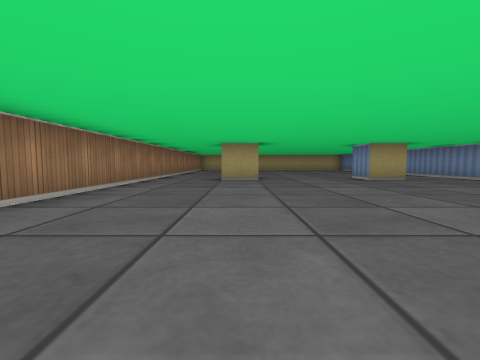
view 1 (above)

13 first-person views from a walk through a cub3D level. The camera is about half as high as the walls, tilts 4° down and sees 90° across. The floor is counted in squares. Each view is taken from the middle of a square. On the plan, view 1 faces up. The plan holds only what a view shows up to about 9 squares ahead; the rest is blank.

view 2
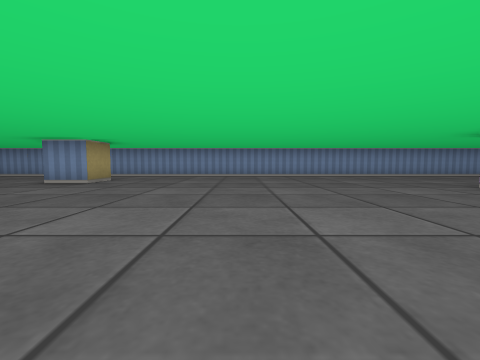

view 3
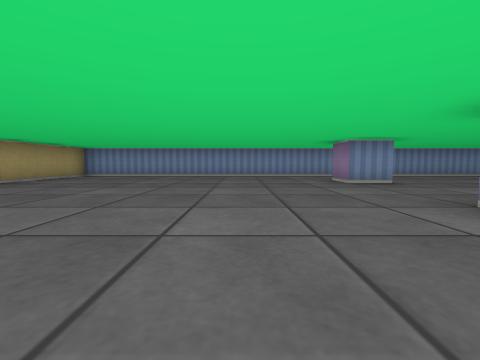

view 4
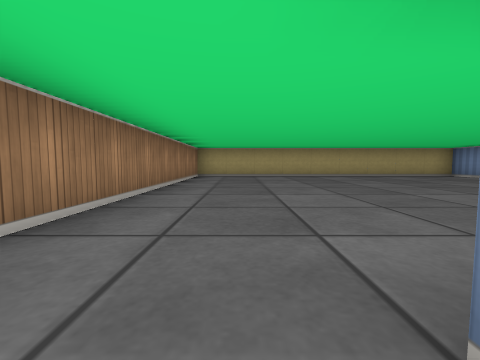

view 5
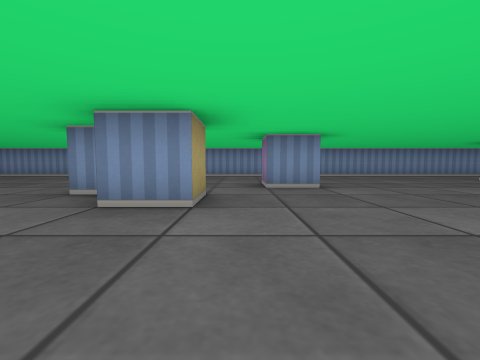

view 6
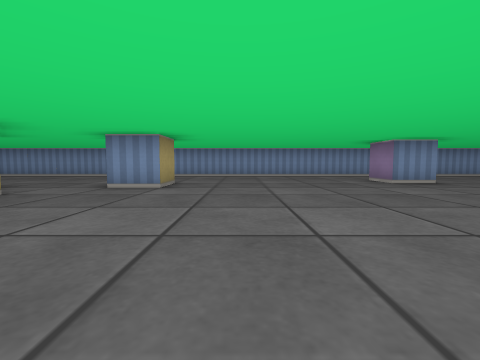

view 7
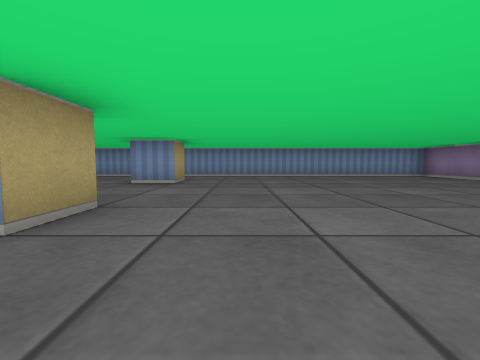

view 8
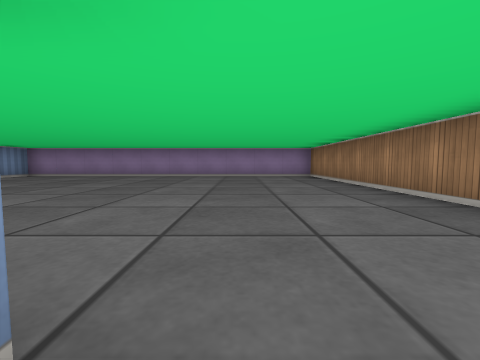

view 9
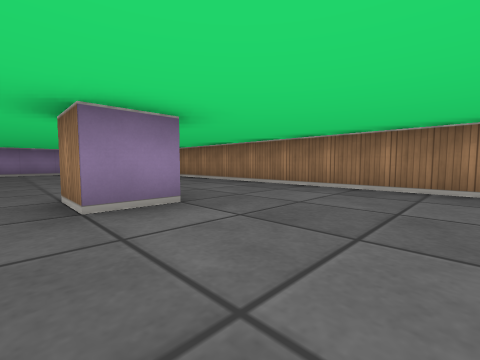

view 10
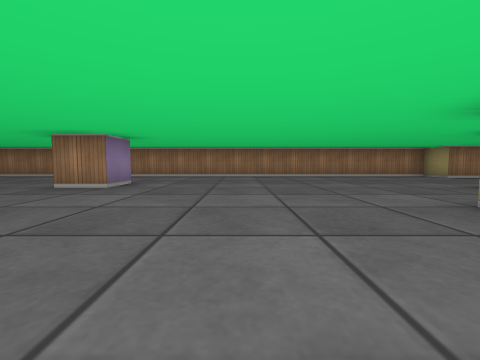

view 11
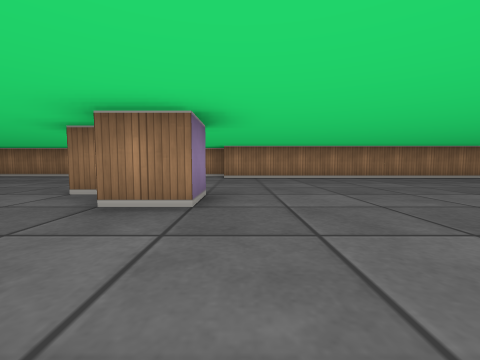

view 12
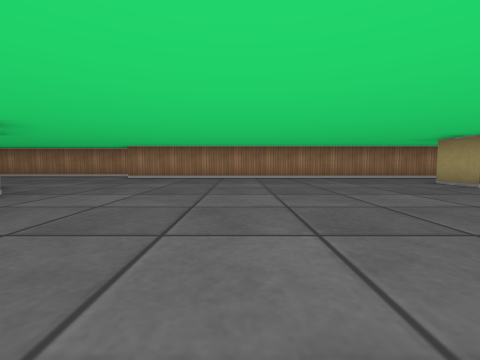

view 13
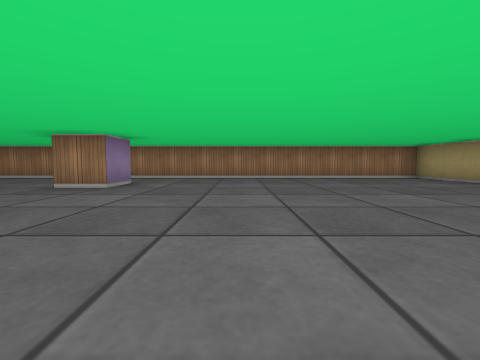

### Floor plan
Points are (right, up) in squares from view 1. A wall is a line through its corners. A room is listed if a view was taken in it or the views show most of it. See-through windows are left out.
Room 1 (views 1, 2, 3, 4, 5, 6, 7, 8, 9, 10, 11, 12, 13)
walls: (1.5, -2) (1.5, -1.5) (2.5, -1.5) (2.5, -2.5); (1.5, -3) (1.5, -3.5) (0.5, -3.5) (0.5, -2.5); (-2.5, -1.5) (-3.5, -1.5) (-3.5, -19.5) (6.5, -19.5) (6.5, 15.5) (-2.5, 15.5) (-2.5, -1.5); (3.5, -5.5) (2.5, -5.5) (2.5, -4.5) (3.5, -4.5); (-0.6, -10.5) (0.5, -10.5) (0.5, -11.5) (-0.5, -11.5); (4.6, 6.5) (3.5, 6.5) (3.5, 7.5) (4.5, 7.5); (-0.5, 7.5) (0.5, 7.5) (0.5, 6.5) (-0.5, 6.5); (4.5, -11.5) (3.5, -11.5) (3.5, -10.5) (4.5, -10.5)

Positions as (right, up) in squares from view 1, and headings:
1: (0, 0), facing up
2: (-2, 3), facing right
3: (-2, 10), facing right
4: (-1, 7), facing up
5: (-2, -4), facing right
6: (-2, -7), facing right
7: (-2, -13), facing right
8: (-1, -11), facing down
9: (1, -8), facing down-left
10: (5, -8), facing left
11: (5, -1), facing left
12: (5, 2), facing left
13: (5, 10), facing left
